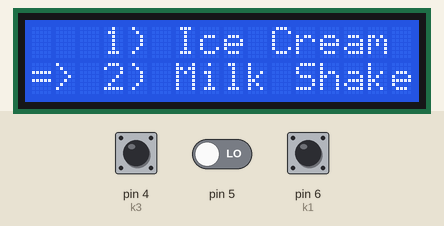
Recording of a sketch running on a simulated Arduino Uno, built for the host (arithmetic inside an expression is 32-bit, double 64-bit). On the bench: 16×2 character LCD. The test bench sets the inputs (shaded band); at power-on: pin 4 (k3) LOW, pin 5 LOW, pin 6 (k1) HIGH. What the sketch prints to the serial monitor is not drawn.

Above: at 1.1 s.
1.2 s: pin 4 (k3) driven HIGH and pin 5 driven HIGH
At 1.7 s:
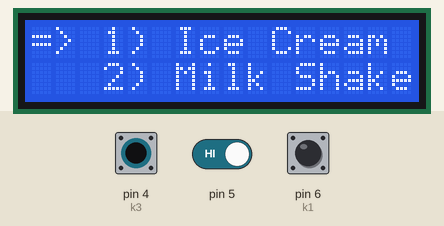
2.8 s: pin 4 (k3) driven LOW
At 4.2 s:
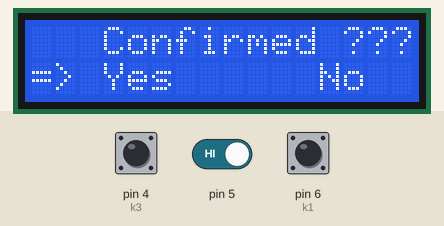
5.4 s: pin 4 (k3) pulsed HIGH 2 times (0.12 s each, 0.3 s apart)
At 6.8 s:
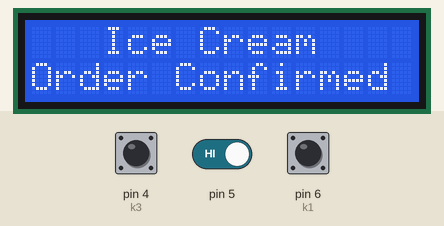
Timing chart, 0 to 8.4 s (numbered marks = the images above; inputs shaded):
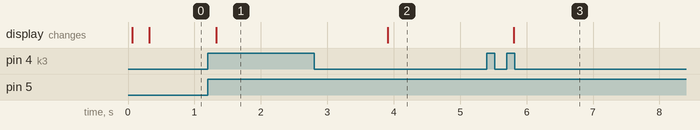

Measured:
- after the input at 1.2 s, the display: changes after 0.13 s (image 1)
- after the input at 2.8 s, the display: changes after 1.1 s (image 2)
- after the input at 5.4 s, the display: changes after 0.41 s (image 3)

The sketch:

Task_2_Resturant.ino
```cpp
#include <LiquidCrystal.h>

const int rs = 12, en = 11, d4 = 10, d5 = 9, d6 = 8, d7 = 7;
LiquidCrystal lcd(rs, en, d4, d5, d6, d7);

int k1 = 6, k2 = 5, k3 = 4;
int flag = 0, q = 1, k = 0, p = 1, g = 1;
static int a = 0, j = 0, b,num=0,num2=0;
String ice = "Ice Cream",milk = "Milk Shake",meal="Meal",desert="Desert",rice="Fried Rice",chicken = "Chicken",value="rice";

class Button{
  int buttonState;
  int lastButtonState;
  int buttonState_1;
  int lastButtonState_1;
  bool outputState;
  int buttonPin,counter;
  public:
  Button(int pin){
    buttonPin = pin;
    buttonState = HIGH;        // Current state
    lastButtonState = HIGH;    // Previous state
    outputState = false;      // Current state
    pinMode(buttonPin, INPUT);
    counter=1;
  }
  bool longPress(){
  int count = 0;int x=1;
  while(!digitalRead(k3)){
    count++;
    delay(100);
    if(count>10){
      j=1;
      if(x==1) {lcd.clear();x=0;}
      lcd.setCursor(3, 0);lcd.print("Confirmed ???");
      lcd.setCursor(3, 1);lcd.print("Yes");
      lcd.setCursor(12, 1);lcd.print("No");
      lcd.setCursor(0, 1);lcd.print("=>");
    }
  }
  return j;
  }
  bool onPress(){
    buttonState_1 = digitalRead(buttonPin);
    if (buttonState_1 == HIGH && lastButtonState_1 == LOW) {
      counter++;
      delay(100);
    }
    lastButtonState_1 = buttonState_1;
    counter = counter % 2;
    return counter;
  }

  bool press() {
    buttonState = digitalRead(buttonPin);
    if (buttonState != lastButtonState) {
      delay(50);
      if (buttonState == LOW) {
        outputState = true;a=1;
        delay(200);
        return 1;
    }
  }
  lastButtonState = buttonState;
  return 0;
  }
};

void display_1(String a, String b){
    lcd.setCursor(3, 0);lcd.print("1) ");lcd.print(a);
    lcd.setCursor(3, 1);lcd.print("2) ");lcd.print(b);
}

void display_2(int x,int flag){
  int i,j,k,l;
  if(flag){
      i=0,j=1,k=9,l=1;
  }
  else{
      i=0,j=0,k=0,l=1;
  }
  if(x){
      lcd.setCursor(i, j);
      lcd.print("  ");
      lcd.setCursor(k, l);
      lcd.print("=>");
  }
  else{
    lcd.setCursor(k, l);
    lcd.print("  ");
    lcd.setCursor(i, j);
    lcd.print("=>");
  }
}
int confirm(Button c,int bPress){int m = 1 , n = 1;
  int cPress = c.onPress();
  cPress = c.press();
  if(digitalRead(k1)==0) {
    return 1;
  }
  if( !bPress && cPress ) {
  k = 1;
  while ( k == 1) {
    if(digitalRead(k1)==0){
      return 1;
    }

    if(q == 1 ) { lcd.clear(); q=0;}
    lcd.setCursor(0, 1);lcd.print("Order Confirmed");
    lcd.setCursor(3, 0);lcd.print(value);
    if(m == 1 ) { Serial.print("Order Confirmed : ");
    Serial.println(value); m=0;}

    }
  }
  else if( bPress && cPress ){k = 2;
  if(digitalRead(k1)==0){
    return 1;}
    while(k==2) {
    if(digitalRead(k1)==0){
      return 1;}

      if(p == 1) {lcd.clear(); p = 0;}
      lcd.setCursor(0, 1);lcd.print("Order Canceled:)");
      if(n == 1 ) {
        Serial.println("Order Canceled:)");n=0;
      }
    }
  }
}
void save(int a,int b){
       if (a==0 && b==1) value = rice;
  else if (a==1 && b==1) value = chicken;
  else if (a==0 && b==2) value = ice;
  else if (a==1 && b==2) value = milk;
}
void setup() {
  int bPress;
  Serial.begin(9600); lcd.begin(16, 2);
  Button a(k1), b(k2), c(k3), d(k1), e(k2), f(k3);
  m:
  int n = 1;
  if(n==1){
    lcd.clear();
    n = 0;
    flag=0;
  }
  while( 1 ) {
    if(digitalRead(k1)==0){
      asm volatile ("  jmp 0");
    }
    if( !a.press() ) {
      display_1( meal, desert );
      bPress= b.onPress();
      display_2( bPress, flag );
      int a=1;
      if( bPress ){
        int press = c.press();
        while( press ){
          if(digitalRead(k1)==0){
            asm volatile ("  jmp 0");
          }
          if(a == 1) {lcd.clear();a = 0;}
          display_1( ice, milk );
          bPress = b.onPress();
          display_2(bPress, flag);int x = 1;
          int longPress = c.longPress();
          save(bPress,2);
          while( longPress ) {
            if(digitalRead(k1)==0){
              asm volatile ("  jmp 0");
            }
            k=0;
            int bPress_3 = b.onPress();
            flag=1;
            display_2(bPress_3,flag);
            int k = confirm(c,bPress_3);
            if(k==0){
              asm volatile ("  jmp 0");
            }
          }
        }
      }
      else{
        int fpress = f.press();
        while( fpress ){
          if(digitalRead(k1)==0){
            asm volatile ("  jmp 0");
          }
          if( g == 1 ) { lcd.clear(); g = 0;}

          display_1(rice, chicken);
          int ePress_1 = e.onPress();
          display_2 ( ePress_1, flag );
          int x = 1;
          int longPress = f.longPress();
          save(ePress_1,1);
          while( longPress ) {
            if(digitalRead(k1)==0){
              asm volatile ("  jmp 0");
            }
            k = 0;
            int ePress_2 = e.onPress ();
            flag = 1;
            display_2(ePress_2, flag);
            int h = confirm(f,ePress_2);
            if(h==0){
              asm volatile ("  jmp 0");
            }
          }
        }
      }
    }
  }
}
void loop(){
}
```
